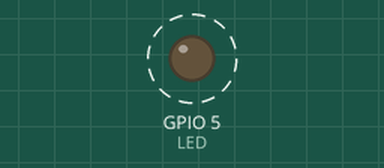
A sketch run on a simulated ESP8266 (NodeMCU). Parts: output pins drawn as LEDs (lit = HIGH). Dashed ring = blinking.

Above: at 0.5 s.
Timing chart, 0 to 4.6 s (numbered marks = the images above):
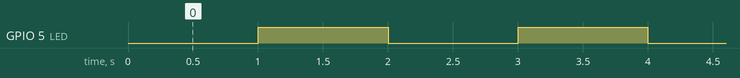

The sketch:

esp8266Timer1Interrupt.ino
```cpp
/*
    ESP8266 Timer Example
    Hardware: NodeMCU
    Circuits4you.com
    2018
    LED Blinking using Timer
*/
#include <ESP8266WiFi.h>
#include <Ticker.h>

Ticker blinker;

#define LED 5  //On board LED

//=======================================================================
void ICACHE_RAM_ATTR onTimerISR(){
    digitalWrite(LED,!(digitalRead(LED)));  //Toggle LED Pin
    //timer1_write(600000);//120000 us
    timer1_write(5000000); //1s
    //timer1_write(2500000);
}
//=======================================================================
//                               Setup
//=======================================================================
void setup()
{
    Serial.begin(115200);
    Serial.println("");

    pinMode(LED,OUTPUT);


    timer1_attachInterrupt(onTimerISR);
    timer1_enable(TIM_DIV16, TIM_EDGE, TIM_SINGLE);//80MHz/16=5MHz
    //timer1_enable(TIM_DIV8, TIM_EDGE, TIM_SINGLE);//80MHz/32=2.5MHz
    //timer1_write(600000); //120000 us
    timer1_write(5000000); //1s=.02us x 5000000
    //timer1_write(2500000); //1s=.4us x 2500000
}
//=======================================================================
//                MAIN LOOP
//=======================================================================
void loop()
{
}
//=======================================================================
```

Measured:
- by itself, GPIO 5 (LED): alternates HIGH for 1.0 s and LOW for 1.0 s
